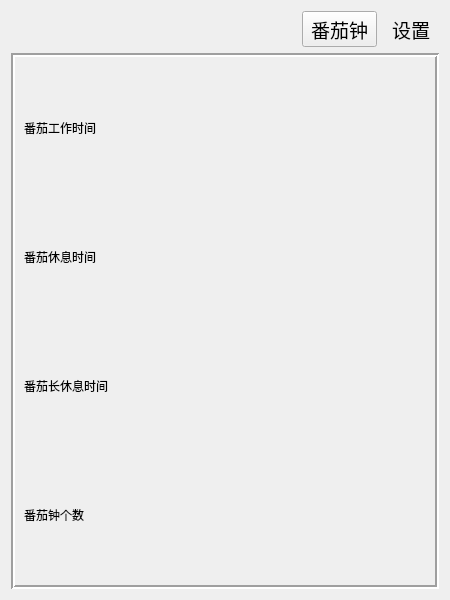
<?xml version="1.0" encoding="UTF-8"?>
<ui version="4.0">
 <class>Widget</class>
 <widget class="QWidget" name="Widget">
  <property name="geometry">
   <rect>
    <x>0</x>
    <y>0</y>
    <width>450</width>
    <height>600</height>
   </rect>
  </property>
  <property name="windowTitle">
   <string>谷哥番茄钟</string>
  </property>
  <layout class="QGridLayout" name="gridLayout_3">
   <item row="0" column="3">
    <widget class="QToolButton" name="tool_btn_clock">
     <property name="font">
      <font>
       <family>Yuppy SC</family>
       <pointsize>14</pointsize>
      </font>
     </property>
     <property name="cursor">
      <cursorShape>PointingHandCursor</cursorShape>
     </property>
     <property name="text">
      <string>番茄钟</string>
     </property>
     <property name="icon">
      <iconset resource="res.qrc">
       <normaloff>:/Icons/promo_button.png</normaloff>:/Icons/promo_button.png</iconset>
     </property>
     <property name="iconSize">
      <size>
       <width>44</width>
       <height>32</height>
      </size>
     </property>
     <property name="toolButtonStyle">
      <enum>Qt::ToolButtonTextUnderIcon</enum>
     </property>
    </widget>
   </item>
   <item row="1" column="0" colspan="5">
    <widget class="QStackedWidget" name="stackedWidget">
     <property name="frameShape">
      <enum>QFrame::Box</enum>
     </property>
     <property name="frameShadow">
      <enum>QFrame::Sunken</enum>
     </property>
     <property name="lineWidth">
      <number>2</number>
     </property>
     <property name="midLineWidth">
      <number>0</number>
     </property>
     <property name="currentIndex">
      <number>1</number>
     </property>
     <widget class="QWidget" name="page">
      <layout class="QGridLayout" name="gridLayout_4">
       <item row="0" column="0" colspan="3">
        <layout class="QGridLayout" name="gridLayout_2"/>
       </item>
       <item row="1" column="0">
        <widget class="QToolButton" name="tool_btn_pause">
         <property name="font">
          <font>
           <family>Yuppy SC</family>
           <pointsize>12</pointsize>
          </font>
         </property>
         <property name="cursor">
          <cursorShape>PointingHandCursor</cursorShape>
         </property>
         <property name="text">
          <string>暂停</string>
         </property>
         <property name="icon">
          <iconset resource="res.qrc">
           <normaloff>:/Icons/pause-button.png</normaloff>:/Icons/pause-button.png</iconset>
         </property>
         <property name="iconSize">
          <size>
           <width>32</width>
           <height>32</height>
          </size>
         </property>
         <property name="toolButtonStyle">
          <enum>Qt::ToolButtonTextUnderIcon</enum>
         </property>
         <property name="autoRaise">
          <bool>true</bool>
         </property>
        </widget>
       </item>
       <item row="1" column="1">
        <widget class="QToolButton" name="tool_btn_start">
         <property name="font">
          <font>
           <family>Yuppy SC</family>
           <pointsize>12</pointsize>
          </font>
         </property>
         <property name="cursor">
          <cursorShape>PointingHandCursor</cursorShape>
         </property>
         <property name="text">
          <string>开始</string>
         </property>
         <property name="icon">
          <iconset resource="res.qrc">
           <normaloff>:/Icons/play_button_1.png</normaloff>:/Icons/play_button_1.png</iconset>
         </property>
         <property name="iconSize">
          <size>
           <width>32</width>
           <height>32</height>
          </size>
         </property>
         <property name="toolButtonStyle">
          <enum>Qt::ToolButtonTextUnderIcon</enum>
         </property>
         <property name="autoRaise">
          <bool>true</bool>
         </property>
        </widget>
       </item>
       <item row="1" column="2">
        <widget class="QToolButton" name="tool_btn_next">
         <property name="font">
          <font>
           <family>Yuppy SC</family>
           <pointsize>12</pointsize>
          </font>
         </property>
         <property name="cursor">
          <cursorShape>PointingHandCursor</cursorShape>
         </property>
         <property name="text">
          <string>快进</string>
         </property>
         <property name="icon">
          <iconset resource="res.qrc">
           <normaloff>:/Icons/fast-forward-button.png</normaloff>:/Icons/fast-forward-button.png</iconset>
         </property>
         <property name="iconSize">
          <size>
           <width>32</width>
           <height>32</height>
          </size>
         </property>
         <property name="toolButtonStyle">
          <enum>Qt::ToolButtonTextUnderIcon</enum>
         </property>
         <property name="autoRaise">
          <bool>true</bool>
         </property>
        </widget>
       </item>
      </layout>
     </widget>
     <widget class="QWidget" name="page_2">
      <layout class="QGridLayout" name="gridLayout">
       <item row="0" column="0">
        <widget class="QLabel" name="label_pomo_working_time">
         <property name="font">
          <font>
           <family>Yuppy SC</family>
          </font>
         </property>
         <property name="text">
          <string>番茄工作时间</string>
         </property>
        </widget>
       </item>
       <item row="0" column="1">
        <widget class="SpinSliderBox" name="box_pomo_working_time_setting" native="true"/>
       </item>
       <item row="1" column="0">
        <widget class="QLabel" name="label_pomo_rest_time">
         <property name="font">
          <font>
           <family>Yuppy SC</family>
          </font>
         </property>
         <property name="text">
          <string>番茄休息时间</string>
         </property>
        </widget>
       </item>
       <item row="1" column="1">
        <widget class="SpinSliderBox" name="box_pomo_rest_time_setting" native="true"/>
       </item>
       <item row="2" column="0">
        <widget class="QLabel" name="label_pomo_long_rest_time">
         <property name="font">
          <font>
           <family>Yuppy SC</family>
          </font>
         </property>
         <property name="text">
          <string>番茄长休息时间</string>
         </property>
        </widget>
       </item>
       <item row="2" column="1">
        <widget class="SpinSliderBox" name="box_pomo_long_rest_time_setting" native="true"/>
       </item>
       <item row="3" column="0">
        <widget class="QLabel" name="label_pomo_number">
         <property name="font">
          <font>
           <family>Yuppy SC</family>
          </font>
         </property>
         <property name="text">
          <string>番茄钟个数</string>
         </property>
        </widget>
       </item>
       <item row="3" column="1">
        <widget class="SpinSliderBox" name="box_pomo_number_setting" native="true"/>
       </item>
      </layout>
     </widget>
    </widget>
   </item>
   <item row="0" column="4">
    <widget class="QToolButton" name="tool_btn_settings">
     <property name="font">
      <font>
       <family>Yuppy SC</family>
       <pointsize>14</pointsize>
      </font>
     </property>
     <property name="cursor">
      <cursorShape>PointingHandCursor</cursorShape>
     </property>
     <property name="text">
      <string>设置</string>
     </property>
     <property name="icon">
      <iconset resource="res.qrc">
       <normaloff>:/Icons/settings_button.png</normaloff>:/Icons/settings_button.png</iconset>
     </property>
     <property name="iconSize">
      <size>
       <width>32</width>
       <height>32</height>
      </size>
     </property>
     <property name="toolButtonStyle">
      <enum>Qt::ToolButtonTextUnderIcon</enum>
     </property>
     <property name="autoRaise">
      <bool>true</bool>
     </property>
    </widget>
   </item>
  </layout>
 </widget>
 <customwidgets>
  <customwidget>
   <class>SpinSliderBox</class>
   <extends>QWidget</extends>
   <header location="global">spinsliderbox.h</header>
   <container>1</container>
  </customwidget>
 </customwidgets>
 <resources>
  <include location="res.qrc"/>
 </resources>
 <connections/>
</ui>
